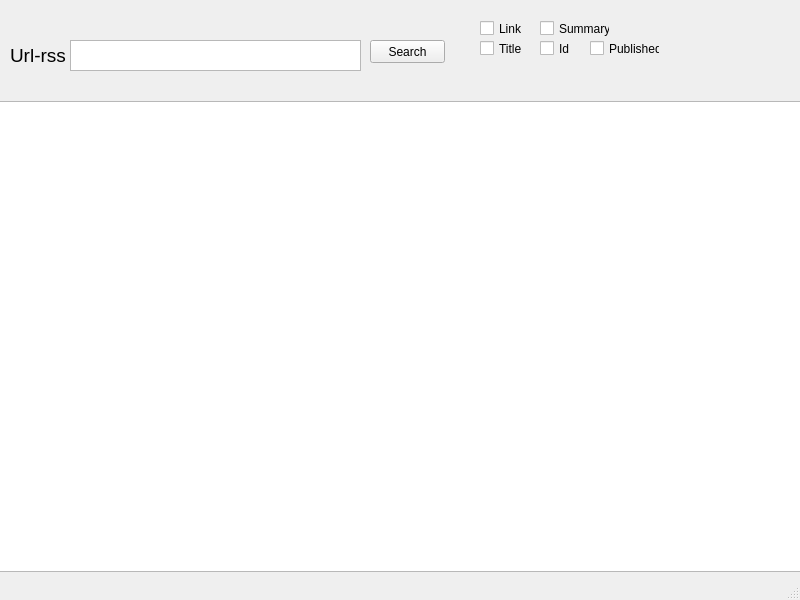
<?xml version="1.0" encoding="UTF-8"?>
<ui version="4.0">
 <class>MainWindow</class>
 <widget class="QMainWindow" name="MainWindow">
  <property name="geometry">
   <rect>
    <x>0</x>
    <y>0</y>
    <width>800</width>
    <height>600</height>
   </rect>
  </property>
  <property name="windowTitle">
   <string>MainWindow</string>
  </property>
  <widget class="QWidget" name="centralwidget">
   <widget class="QTextBrowser" name="outinfo">
    <property name="geometry">
     <rect>
      <x>-5</x>
      <y>101</y>
      <width>811</width>
      <height>471</height>
     </rect>
    </property>
   </widget>
   <widget class="QLabel" name="label">
    <property name="geometry">
     <rect>
      <x>10</x>
      <y>40</y>
      <width>61</width>
      <height>31</height>
     </rect>
    </property>
    <property name="font">
     <font>
      <pointsize>14</pointsize>
     </font>
    </property>
    <property name="text">
     <string>Url-rss</string>
    </property>
   </widget>
   <widget class="QTextEdit" name="urltext">
    <property name="geometry">
     <rect>
      <x>70</x>
      <y>40</y>
      <width>291</width>
      <height>31</height>
     </rect>
    </property>
    <property name="font">
     <font>
      <pointsize>13</pointsize>
     </font>
    </property>
   </widget>
   <widget class="QPushButton" name="pushButton">
    <property name="geometry">
     <rect>
      <x>370</x>
      <y>40</y>
      <width>75</width>
      <height>23</height>
     </rect>
    </property>
    <property name="text">
     <string>Search</string>
    </property>
   </widget>
   <widget class="QCheckBox" name="checkBox_2">
    <property name="geometry">
     <rect>
      <x>480</x>
      <y>40</y>
      <width>70</width>
      <height>17</height>
     </rect>
    </property>
    <property name="text">
     <string>Title</string>
    </property>
   </widget>
   <widget class="QCheckBox" name="checkBox_3">
    <property name="geometry">
     <rect>
      <x>480</x>
      <y>20</y>
      <width>70</width>
      <height>17</height>
     </rect>
    </property>
    <property name="text">
     <string>Link</string>
    </property>
   </widget>
   <widget class="QCheckBox" name="checkBox_4">
    <property name="geometry">
     <rect>
      <x>540</x>
      <y>40</y>
      <width>70</width>
      <height>17</height>
     </rect>
    </property>
    <property name="text">
     <string>Id</string>
    </property>
   </widget>
   <widget class="QCheckBox" name="checkBox_5">
    <property name="geometry">
     <rect>
      <x>540</x>
      <y>20</y>
      <width>70</width>
      <height>17</height>
     </rect>
    </property>
    <property name="text">
     <string>Summary</string>
    </property>
   </widget>
   <widget class="QCheckBox" name="checkBox_6">
    <property name="geometry">
     <rect>
      <x>590</x>
      <y>40</y>
      <width>70</width>
      <height>17</height>
     </rect>
    </property>
    <property name="text">
     <string>Published</string>
    </property>
   </widget>
  </widget>
  <widget class="QMenuBar" name="menubar">
   <property name="geometry">
    <rect>
     <x>0</x>
     <y>0</y>
     <width>800</width>
     <height>21</height>
    </rect>
   </property>
  </widget>
  <widget class="QStatusBar" name="statusbar"/>
 </widget>
 <resources/>
 <connections/>
</ui>
